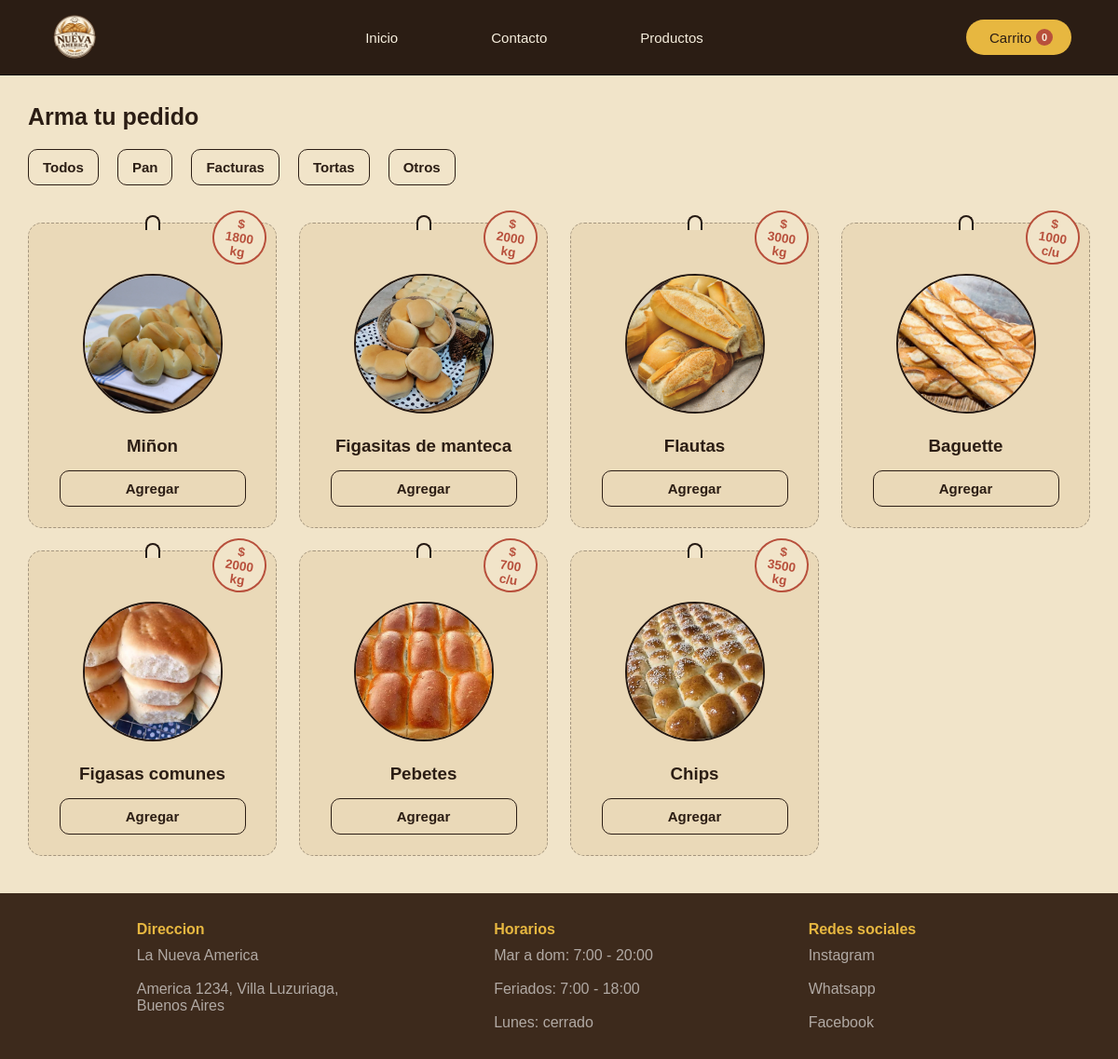
The page /productos?categoria=pan on the database its author committed.
### tables this page shows
CREATE TABLE "productos" (
	"id"	INTEGER,
	"nombre"	TEXT NOT NULL,
	"precio"	TEXT NOT NULL,
	"categoria"	TEXT NOT NULL,
	"imagen"	BLOB,
	"unidad"	TEXT,
	PRIMARY KEY("id" AUTOINCREMENT)
);

### app.py (the view)
@app.route('/productos')
def productos():
    categoria = request.args.get('categoria')
    conn = get_db_connection()
    if categoria:
        lista_productos = conn.execute(
            'SELECT * FROM productos WHERE categoria = ?', (categoria,)
        ).fetchall()
    else:
        lista_productos = conn.execute ('SELECT * FROM productos').fetchall()
    conn.close()
    return render_template('products.html', productos=lista_productos)

### app.py (called while the page is built)
def get_db_connection():
    conn = sqlite3.connect('panaderia.db')
    conn.row_factory = sqlite3.Row
    return conn

### templates/products.html (shortened to what this page needs)
<!DOCTYPE html>
<html lang="en">
<head>
    <link rel="stylesheet" href="{{ url_for('static', filename='styles/products.css') }}">
    <link rel="stylesheet" href="{{ url_for('static', filename='styles/products_mobile.css') }}">
    <link rel="stylesheet" href="https://cdn.jsdelivr.net/npm/@tabler/icons-webfont@latest/dist/tabler-icons.min.css">
</head>
<body>
    <nav class="nav">
        <img src="{{ url_for('static', filename='images/logo-sin-fondo.png') }}" class="img-logo">
        <ul class="nav-list">
            <a class="nav-links" href="{{ url_for('Home') }}">
                <li class="nav-items">Inicio</li>
            </a>
            <a class="nav-links" href="{{ url_for('contact') }}">
                <li class="nav-items">Contacto</li>
            </a>
            <a class="nav-links" href="#products">
                <li class="nav-items">Productos</li>
            </a>
        </ul>
        <a onclick="openCart()"><div class="shopping-cart">
            <span>Carrito</span>
            <span id="cartCount">0</span>
        </div></a>
    </nav>
    <section id="products">
        <h2>Arma tu pedido</h2>
        <div class="filter">
            <a href="{{ url_for ('productos')}}"><button class="tab">Todos</button></a>
            <a href="{{ url_for ('productos', categoria='pan')}}"><button class="tab">Pan</button></a>
            <a href="{{ url_for ('productos', categoria='facturas')}}"><button class="tab">Facturas</button></a>
            <a href="{{ url_for ('productos', categoria='tortas')}}"><button class="tab">Tortas</button></a>
            <a href="{{ url_for ('productos', categoria='otros')}}"><button class="tab">Otros</button></a>
        </div>
        <div class="grid-content">
            {% for producto in productos %}
            <div class="products-card">
                <div class="card-loop"></div>
                <div class="price">
                    <p>$<br>{{producto['precio']}}<br>{{producto['unidad']}}</p>
                </div>
                <img class="img-product" src="{{ url_for('static', filename='images/Tienda/' + producto['imagen']) }}" >
                <h3>{{producto['nombre']}}</h3>
                <button class="add"
                    data-id="{{producto['id']}}"
                    data-name="{{producto['nombre']}}"
                    data-price="{{producto['precio']}}">
                    Agregar
                </button>
            </div>
            {% endfor %}
        </div>
    </section>
    <section id="footer">
        <div class="conteiner">
            <div class="footer-direction">
                <h3>Direccion</h3>
                <p class="text">
                    La Nueva America <br><br>
                    America 1234, Villa Luzuriaga, <br> Buenos Aires
                </p>
            </div>
            <div class="footer-hours">
                <h3>Horarios</h3>
                <p class="text">
                    Mar a dom: 7:00 - 20:00 <br><br>
                    Feriados: 7:00 - 18:00 <br><br>
                    Lunes: cerrado
                </p>
            </div>
            <div class="footer-social-media">
                <h3>Redes sociales</h3>
                <ul class="links-list">
                    <a class="links" target="_blank" href="https://instagram.com">
                        <li class="link-list-items">Instagram</li>
                    </a><br>
                    <a class="links" target="_blank" href="https://whatsapp.com">
                        <li class="link-list-items">Whatsapp</li>
                    </a><br>
                    <a class="links" target="_blank" href="https://facebook.com">
                        <li class="link-list-items">Facebook</li>
                    </a>
                </ul>
            </div>
        </div>
    </section>
</body>
</html>

### static/styles/products.css (style rules this page uses)
* { padding:0; margin:0; box-sizing:border-box; font-family:sans-serif; }
.nav { display: flex; align-items: center; background-color: #2B1D14; padding: 10px 20px; border-bottom: 1px solid #111; }
.nav img { max-width: 100%; width: 60px; margin-left: 30px; }
.nav-list { display: flex; flex-direction: row; padding: 0 15px; gap: 100px; align-items: center; justify-content: center; list-style: none; width: 100%; }
.nav-links { position: relative; font-size: 15px; text-decoration: none; color: #F6EEDD; }
.shopping-cart { display: flex; align-items: center; gap: 5px; margin-right: 30px; font-size: 15px; color: #2B1D14; background-color: #E7B740; padding: 10px 20px; width: fit-content; border-radius: 20px; cursor: pointer; }
#cartCount { background: #B8503C; color: #F6EEDD; font-size: 11px; font-weight: 700; border-radius: 50%; width: 18px; height: 18px; display: flex; align-items: center; justify-content: center; flex-shrink: 0; }
.nav-links::after { content: ''; position: absolute; bottom: -2px; left: 0; width: 0; height: 1px; background: #E7B740; transition: width .25s ease; }
.filter { display: flex; width: 100%; align-items: center; padding: 20px 0 0 20px; }
.tab { text-decoration: none; padding: 10px 15px; font-size: 16px; margin: 0 10px; background-color: transparent; border-radius: 10px; font-size: 15px; font-weight: 600; border: 1px solid #2B1D14; color: #2B1D14; cursor: pointer; }
#products { width: 100%; display: flex; flex-direction:column ; background-color: #F1E4C9; align-items: stretch; }
#products h2 { font-size: 25px; color: #2B1D14; margin: 30px 0 0 30px; }
.grid-content { display: grid; grid-template-columns: repeat(auto-fill, minmax(250px,1fr)); gap: 24px; padding: 40px 30px; width: 100%; }
.products-card { position: relative; background: #EAD9B8; border: 1.5px dashed rgba(36,24,18,0.35); border-radius: 15px; padding: 34px 22px 22px; text-align: center; color: #2B1D14; }
.img-product { max-width: 100%; width: 150px; height: 150px; object-fit: cover; border-radius: 50%; margin: 20px 20px; border: 2px solid #241812; }
.card-loop { position: absolute; top: -9px; left: 50%; transform: translateX(-50%); width: 16px; height: 16px; border: 2px solid #241812; border-bottom: none; border-radius: 16px 16px 0 0; background: #F1E4C9; }
.price { position: absolute; top: -14px; right: 10px; width: 58px; height: 58px; border-radius: 50%; border: 2px solid #B8503C; color: #B8503C; display: flex; align-items: center; justify-content: center; flex-direction: column; transform: rotate(9deg); font-weight: 700; background: #F1E4C9; font-size: .85rem; }
.add { margin: 15px 0 0; padding: 10px 14px; background-color: transparent; border-radius: 10px; font-size: 15px; font-weight: 600; border: 1px solid #2B1D14; color: #2B1D14; width: 200px; cursor: pointer; }
#footer { display: flex; background-color: #3D2A1C; width: 100%; padding: 30px 70px 30px 0; }
.conteiner { display: flex; justify-content: space-evenly; gap: 20px; width: 100%; }
.text, .links-list a, .links-list li { color: #fff9; text-decoration: none; list-style: none; }
.conteiner h3 { color: #E7B740; margin-bottom: 10px; font-size: 16px; }

### rows shown on the page
productos: precio "1800", unidad "kg", imagen (picture), nombre "Miñon"
productos: precio "2000", unidad "kg", imagen (picture), nombre "Figasitas de manteca"
productos: precio "3000", unidad "kg", imagen (picture), nombre "Flautas"
productos: precio "1000", unidad "c/u", imagen (picture), nombre "Baguette"
productos: precio "2000", unidad "kg", imagen (picture), nombre "Figasas comunes"
productos: precio "700", unidad "c/u", imagen (picture), nombre "Pebetes"
productos: precio "3500", unidad "kg", imagen (picture), nombre "Chips"
